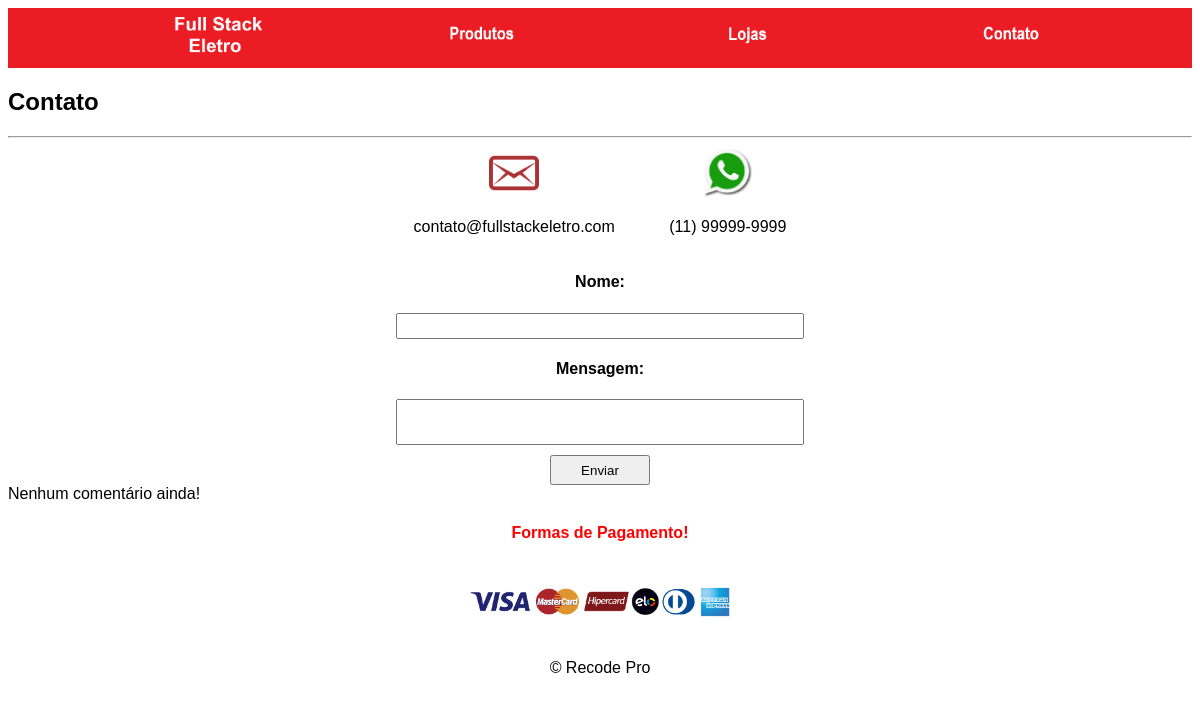
The page /PROJETO/Contatos.php on the database as committed earlier.
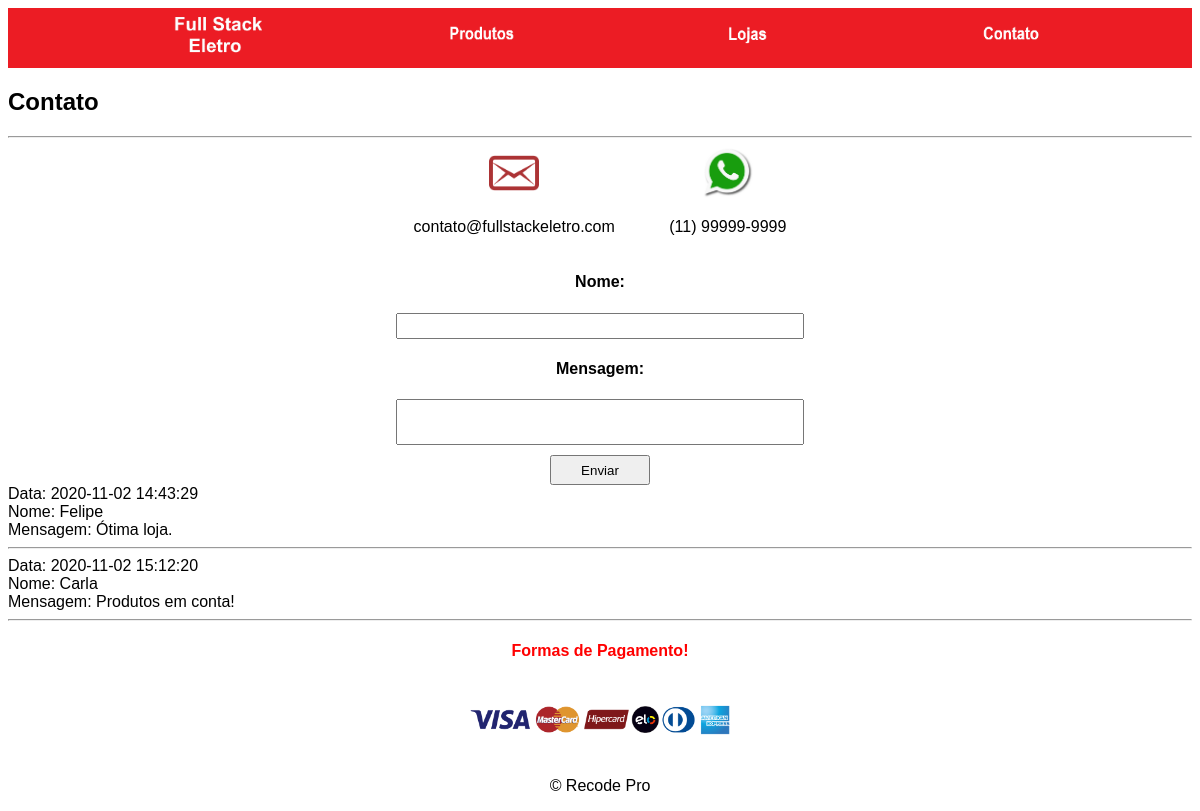
The same page on the database as committed later.
### tables this page shows
CREATE TABLE `comentarios` (
  `id` int(11) NOT NULL AUTO_INCREMENT,
  `nome` varchar(100) DEFAULT NULL,
  `msg` varchar(300) DEFAULT NULL,
  `data` datetime DEFAULT current_timestamp(),
  PRIMARY KEY (`id`)
);

### PROJETO/Contatos.php (the view, shortened to what this page needs)
<?php
    $servername = "localhost";
    $username = "root";
    $password = "";
    $database = "full_stack_eletro";
    $conn = mysqli_connect($servername, $username, $password, $database);
?>
<!DOCTYPE html>
<html lang="pt-br">
<head>
    <?php
    echo '<link rel="stylesheet" href="../CSS/Estilo.css">';
    ?>
</head>
<body>
    <header>
        <h2>Contato</h2>
        <hr>
    </header>
    <section class="contato">
        <div class="email">
            <img src="../IMG/Contatoimg.png" alt="Email">
            <p>contato@fullstackeletro.com</p>
        </div>
        <div class="whatsapp">
            <img src="../IMG/Whatsapp.png" alt="Whatsapp">
            <p>(11) 99999-9999</p>
        </div>
    </section>
    <form method="post" action="">
        <h4>Nome: </h4>
        <input class="inputNome" type="text" name="nome">
        <h4>Mensagem: </h4>
        <input class="textoArea" name="msg" type="textarea"><br>
        <input class="botao" type="submit" value="Enviar">
    </form>
    <?php
        $sql = "select * from comentarios";
        $result = $conn->query($sql);
    if($result->num_rows > 0){
        while($rows = $result->fetch_assoc()){
            echo "Data: ", $rows['data'], "<br>";
            echo "Nome: ", $rows['nome'], "<br>";
            echo "Mensagem: ", $rows['msg'], "<br>";
            echo "<hr>";
         }
    }
        else {
            echo "Nenhum comentário ainda!";
    }
    ?>
    <footer class="divPagamentos">
        <h4>
           Formas de Pagamento!
        </h4>
        <img class="imgPagamentos" src="../IMG/pagamentos-bandeiras-01.png" alt="Formas de pagamento">
        <p>&copy; Recode Pro</p>
     </footer>
</body>
</html>

### CSS/Estilo.css (style rules this page uses)
body { font-family: Arial, Helvetica, sans-serif; }
.barraMenu { background-color: rgb(236, 28, 36); }
.barraMenu img { width: 100px; }
.barraMenu a { margin-left: 130px; padding-left: 30px; }
.divPagamentos { text-align: center; }
.divPagamentos h4 { color: red; }
.imgPagamentos { width: 25%; }
.contato { text-align: center; margin-top: 10px; }
.email { display: inline-block; padding-right: 25px; }
.email img { width: 50px; }
.whatsapp { display: inline-block; padding-left: 25px; }
.whatsapp img { width: 50px; }
form { text-align: center; }
.inputNome { width: 400px; height: 20px; }
.textoArea { width: 400px; height: 40px; }
.botao { margin-top: 10px; width: 100px; height: 30px; }

Rows that differ between the two databases and show on the page:
added comentarios: data "2020-11-02 14:43:29", nome "Felipe", msg "Ótima loja."
added comentarios: data "2020-11-02 15:12:20", nome "Carla", msg "Produtos em conta!"
Other text that changed with them:
text no longer shown: "Nenhum comentário ainda!"
